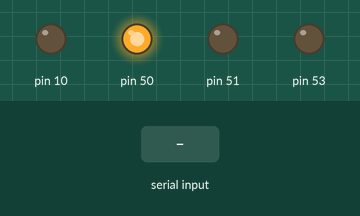
Recording of a sketch running on a simulated Arduino Mega 2560, built with avr-gcc and run on an emulated ATmega2560. Shown: output pins drawn as LEDs (lit = HIGH). The test bench sets the inputs (shaded band).

Above: at 1.2 s.
1.3 s: "90,45\n" received over Serial
At 2.53 s:
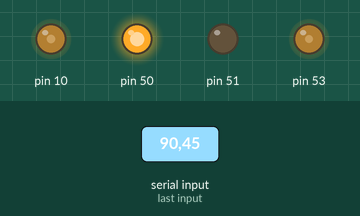
4.3 s: "30,150\n" received over Serial
At 4.6 s:
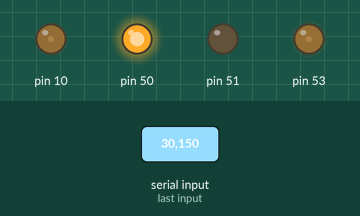
5.8 s: "0\n" received over Serial
At 6.5 s:
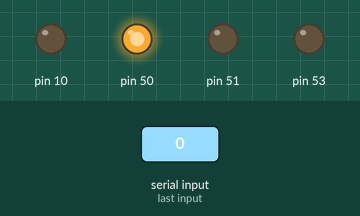
7.3 s: "1\n" received over Serial
At 8.0 s:
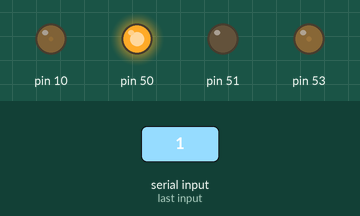
8.8 s: "90\n" received over Serial
At 9.9 s:
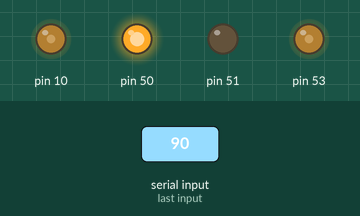
10.3 s: "200\n" received over Serial
At 11.5 s:
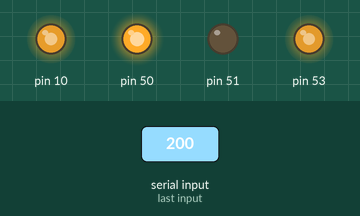
Timing chart, 0 to 12.8 s (numbered marks = the images above; inputs shaded):
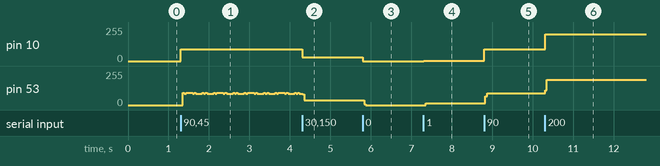

The sketch:

Software_PWM.ino
```cpp
int freq = 338;

void setup() {
  Serial.begin(9600);

  pinMode(10, OUTPUT);
  pinMode(50, OUTPUT);
  pinMode(51, OUTPUT);
  pinMode(53, OUTPUT);

  digitalWrite(50, HIGH);
  digitalWrite(51, LOW);
}

String data = "";
int pwm = 0;

void loop() {
  if (Serial.available() > 0) {
    char c = Serial.read();
    if (c == '\n') {
      pwm = data.toInt();
      data = "";
    }
    else {
      data += c;
    }
  }

  //  for ( int i = 0; i <= 255; i++) {
  //    unsigned long delayMillis = millis();
  //    while ((millis() - delayMillis) < 10) {
  //      softAnalogWrite(53, i);
  //      analogWrite(10, i);
  //    }
  //  }
  //
  //  for (int i = 255; i >= 0; i--) {
  //    unsigned long delayMillis = millis();
  //    while ((millis() - delayMillis) < 10) {
  //      softAnalogWrite(53, i);
  //      analogWrite(10, i);
  //    }
  //  }

  softAnalogWrite(53, pwm);
  analogWrite(10, pwm);
}

unsigned long us0 = micros();
unsigned long us1 = micros();

int state = 0;

void softAnalogWrite(int a, double b) {
  double dutyC = (b / 255) * (1000000 / freq);

  if ((b / 255) == 0) {
    digitalWrite(a, LOW);
    us0 = micros();
    us1 = micros();
  }
  else if ((b / 255) == 1) {
    digitalWrite(a, HIGH);
    us0 = micros();
    us1 = micros();
  }
  else {
    if (state == 0) {
      us1 = micros();
      if ((micros() - us0) >= ((1000000 / freq) - dutyC)) {
        us0 = micros();
        digitalWrite(a, HIGH);
        state = 1;
      }
    }
    else if (state == 1) {
      us0 = micros();
      if ((micros() - us1) >= dutyC) {
        us1 = micros();
        digitalWrite(a, LOW);
        state = 0;
      }
    }
  }
}
```

Measured:
- after the input at 1.3 s, pin 10: 0/255 → 90/255 at once
- after the input at 4.3 s, pin 10: 90/255 → 30/255 at once
- after the input at 5.8 s, pin 10: 30/255 → 0/255 at once; pin 53: 35/255 → 0/255 at once
- after the input at 7.3 s, pin 10: 0/255 → 1/255 at once; pin 53: 0/255 → 12/255 after 0.05 s
- after the input at 8.8 s, pin 10: 1/255 → 90/255 at once; pin 53: 12/255 → 89/255 at once
- after the input at 10.3 s, pin 10: 90/255 → 200/255 at once; pin 53: 89/255 → 191/255 at once
